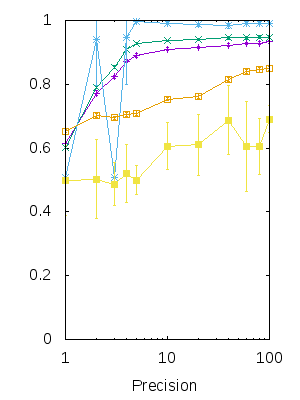

Source code (gnuplot):
set terminal png size 300,400
set output "prpca.png"

set logscale x
unset key
set yrange [0:1]
set xlabel "Precision"

plot "dtprpca.dat" w linespoints linetype 1 title "Decision Tree", "dtprpca.dat" using 1:2:3 w errorbars linetype 1 title "", \
     "rfprpca.dat" w linespoints linetype 2 title "Random Forest", "rfprpca.dat" using 1:2:3 w errorbars linetype 2 title "", \
     "nbprpca.dat" w linespoints linetype 3 title "Naive Bayes", "nbprpca.dat" using 1:2:3 w errorbars linetype 3 title "", \
     "knnprpca.dat" w linespoints linetype 4 title "KNN", "knnprpca.dat" using 1:2:3 w errorbars linetype 4 title "", \
     "svcprpca.dat" w linespoints linetype 5 title "SVM", "svcprpca.dat" using 1:2:3 w errorbars linetype 5 title ""
